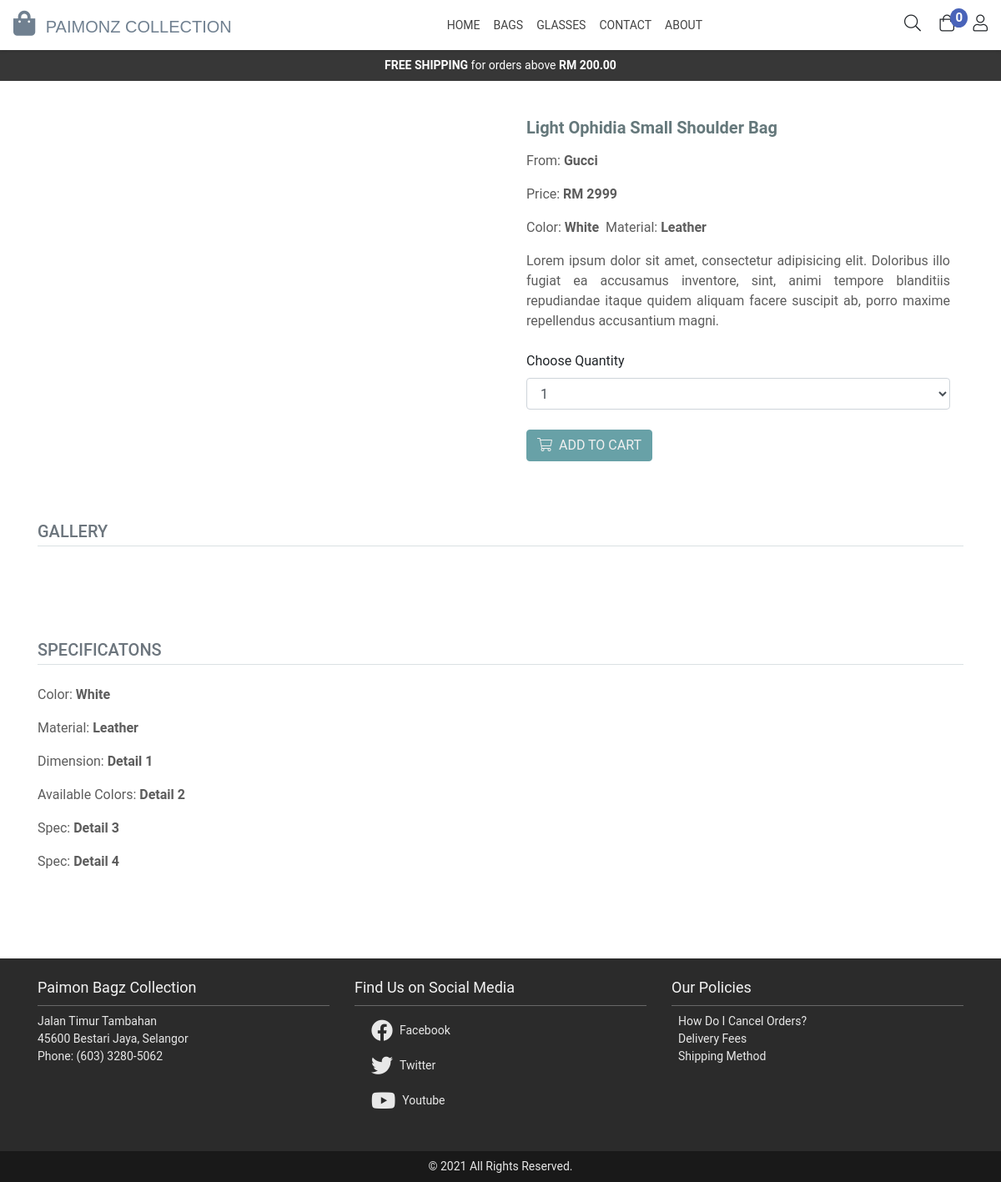
The page /products-single.php?pid=2 on the database its author committed.
### tables this page shows
CREATE TABLE `products` (
  `id` bigint(100) NOT NULL,
  `product_specific_id` varchar(255) NOT NULL,
  `name` varchar(255) NOT NULL,
  `short_desc` text NOT NULL,
  `long_desc` varchar(255) NOT NULL,
  `price` float NOT NULL,
  `quantity` int(11) NOT NULL,
  `spec1` varchar(255) NOT NULL,
  `spec2` varchar(255) NOT NULL,
  `spec3` varchar(255) NOT NULL,
  `spec4` varchar(255) NOT NULL,
  `spec5` varchar(255) NOT NULL,
  `spec6` varchar(255) NOT NULL,
  `thumbnail` varchar(255) NOT NULL,
  `img1` varchar(255) NOT NULL,
  `img2` varchar(255) NOT NULL,
  `img3` varchar(255) NOT NULL,
  `category_id` int(11) NOT NULL,
  `subcategory_id` int(11) NOT NULL,
  `brand_id` int(11) NOT NULL,
  `created_at` datetime NOT NULL,
  `updated_at` datetime NOT NULL
);

CREATE TABLE `brands` (
  `id` int(11) NOT NULL,
  `brand_name` varchar(255) NOT NULL,
  `brand_desc` varchar(255) NOT NULL,
  `logo` varchar(255) NOT NULL,
  `created_at` datetime NOT NULL,
  `updated_at` datetime NOT NULL
);

### products-single.php (the view, shortened to what this page needs)
<?php include_once('mc-header.php') ?>
<?php
include('admin/config/config.php');
if (isset($_GET['pid'])) {
	$id = $_GET['pid'];
	$result = mysqli_query($conn,
		"SELECT p.*, b.brand_name, sc.sub_name FROM products p LEFT JOIN brands b ON p.brand_id = b.id
		 LEFT JOIN sub_categories sc ON p.subcategory_id = sc.id WHERE p.id = $id");
	$row = mysqli_fetch_assoc($result);
}
?>
	<section class="products-single pb-5 px-0">
		<div class="container">
			<div class="row my-4">
				<div class="col-12 col-lg-6 col-md-6 mb-3">
					<div class="products-single-img mx-auto text-center">
					</div>
				</div>
				<div class="col-12 col-lg-6 col-md-6 mb-4">
					<div class=" products-single-info px-3 text-left">
						<h2 class="mb-3 mt-4 mt-md-0"><?= $row['name'] ?></h2>
						<p>From: <b><?= $row['brand_name'] ?></b></p>
						<p class="products-single-price">Price: <strong>RM <?= $row['price'] ?></strong></p>
						<p>
							<span>Color: <strong><?= $row['spec1'] ?></strong></span>&nbsp;
							<span> Material: <strong><?= $row['spec2'] ?></strong></span>
						</p>
						<p class="text-justify mb-4"><?= $row['long_desc'] ?></p>
						<form action="admin/server.php?action=add&id=<?= $row['id'] ?>" method="post">
							<p class="mb-2">Choose Quantity</p>
							<select name="quantity" class="form-control">
							<?php for ($i=1; $i <= $row['quantity']; $i++): ?>
								<option value="<?= $i ?>"><?= $i ?></option>
							<?php endfor; ?>
							</select>
							<button type="submit" class="btn btn-primary products-cart-btn mt-4" name="add_to_cart">
								<i class="fal fa-shopping-cart"></i>&nbsp;
								ADD TO CART
							</button>
						</form>
					</div>
				</div>
				<div class="col-12 mt-3 mt-lg-5">
					<h1 class="products-single-heading">Gallery</h1>
				</div>
				<div class="col-12 col-lg-6 col-md-6 my-3">
					<div class="products-single-gallery">
					</div>
				</div>
				<div class="col-12 col-lg-6 col-md-6 my-3">
					<div class="products-single-gallery">
					</div>
				</div>
				<div class="col-12 mt-3 mt-lg-5">
					<h1 class="products-single-heading">Specificatons</h1>
				</div>
				<div class="col-12 my-3">
					<div class="products-single-spec">
						<p>Color: <strong><?= $row['spec1'] ?></strong></p>
						<p>Material: <strong><?= $row['spec2'] ?></strong></p>
						<p>Dimension: <strong><?= $row['spec3'] ?></strong></p>
						<p>Available Colors: <strong><?= $row['spec4'] ?></strong></p>
						<p>Spec: <strong><?= $row['spec5'] ?></strong></p>
						<p>Spec: <strong><?= $row['spec6'] ?></strong></p>
					</div>
				</div>
			</div>
		</div>
	</section>
<?php include_once('mc-footer.php') ?>

### mc-header.php (shortened to what this page needs)
<?php
$count = 0;
?>
<!DOCTYPE html>
<html lang="en">
<head>
    <link rel="stylesheet" type="text/css" href="bootstrap/css/bootstrap.min.css">
    <link rel="stylesheet" href="css/all.min.css">
    <link rel="stylesheet" href="css/main.css">
</head>
<body>
	<header>
		<div class="custom-nav-container d-flex align-items-center justify-content-between px-3 py-2 shadow-sm">
			<a href="index.php" class="navbar-brand text-clipped">
				<i class="fa fa-shopping-bag" d-flex>
					<span class="my-auto">PAIMONZ COLLECTION</span>
				</i>
			</a>
			<div class="main-nav-outer d-flex">
				<nav class="navbar navbar-expand-lg navbar-light text-center m-auto p-0 main-nav">
					<ul class="navbar-nav">
						<li class="nav-item">
							<a class="nav-link" href="index.php">Home</a>
						</li>
						<li class="nav-item">
							<a class="nav-link" href="products.php?cid=1">Bags</a>
						</li>
						<li class="nav-item">
							<a class="nav-link" href="products.php?cid=2">Glasses</a>
						</li>
						<li class="nav-item">
							<a class="nav-link" href="contact.php">Contact</a>
						</li>
						<li class="nav-item">
							<a class="nav-link" href="about.php">About</a>
						</li>
					</ul>
				</nav>
			</div>
			<div class="nav-icons-container d-flex justify-content-between">
				<div class="nav-icons">
					<a href="#">
						<i class="fal fa-search text-clipped"></i>
					</a>
				</div>
				<div class="nav-icons">
					<a href="cart.php">
						<i class="fal fa-shopping-bag text-clipped bag-item-count">
							<span class="badge"><?= $count ?></span>
						</i>
					</a>
				</div>
				<div class="nav-icons">
					<div class="dropdown">
						<a href="#" class="dropdown-toggle" data-toggle="dropdown">
							<i class="fal fa-user text-clipped"></i>
						</a>
					</div>
				</div>
			</div>
		</div>
		<div class="promotions text-center py-2 mb-0">
			<span>
				<span>FREE SHIPPING</span> for orders above <span>RM 200.00</span>
			</span>
		</div>
	</header>

### mc-footer.php (shortened to what this page needs)
	<footer class="py-4">
		<div class="container">
			<div class="row">
				<div class="col-12 col-sm-12 col-md-4 col-lg-4 mb-4">
					<address>
						<h3>Paimon Bagz Collection</h3>
						<p>
							Jalan Timur Tambahan <br>
							45600 Bestari Jaya, Selangor <br>
							Phone: (603) 3280-5062
						</p>
					</address>
				</div>
				<div class="col-12 col-sm-12 col-md-4 col-lg-4 mb-4">
					<div class="social-icons">
						<h3>Find Us on Social Media</h3>
						<a href="#">
							<i class="fab fa-facebook d-flex">
								<span class="my-auto">Facebook<span>
							</i>
						</a>
						<a href="#">
							<i class="fab fa-twitter d-flex">
								<span class="my-auto">Twitter<span>
							</i>
						</a>
						<a href="#">
							<i class="fab fa-youtube d-flex">
								<span class="my-auto">Youtube</span>
							</i>
						</a>
					</div>
				</div>
				<div class="col-12 col-sm-12 col-md-4 col-lg-4 mb-4">
					<div class="social-icons">
						<h3>Our Policies</h3>
						<a href="#">
							<span class="my-auto d-flex">How Do I Cancel Orders?<span>
						</a>
						<a href="#">
							<span class="my-auto d-flex">Delivery Fees<span>
						</a>
						<a href="#">
							<span class="my-auto d-flex">Shipping Method</span>
						</a>
					</div>
				</div>
			</div>
		</div>
	</footer>
	<div class="footer-bottom text-center py-2">
		&copy; 2021 All Rights Reserved.
	</div>
</body>
</html>

### css/main.css (style rules this page uses)
* { font-family: roboto, sans-serif; }
a { text-decoration: none !important; color: inherit; }
ul { list-style: none; margin: 0; padding: 0; }
section { padding: 20px 20px; }
.custom-nav-container { position: relative; z-index: 1; }
.custom-nav-container i { font-size: 20px; cursor: pointer; }
.main-nav-outer { width: 250px; height: 100vh; background: white; position: fixed; top: 0; right: -250px; border-left: 5px solid #eee; z-index: 1500px; transition: 650ms all; }
.main-nav .nav-link { font-size: 14px; text-transform: uppercase; color: #434343 !important; transition: color .5s ease; }
.nav-icons-container { width: 100%; max-width: 145px; color: inherit; }
.navbar-brand i { font-size: 30px; color:slategray; }
.navbar-brand i span { font-size: 20px; margin-left: 5px; color:slategray; font-family: raleway, sans-serif; font-weight: normal; }
.nav-icons > a { position: relative; }
.nav-icons > a > i > span { position: absolute; top: -10px; right: -16px; background: #4963B9; color: white; border-radius: 100%; }
.dropdown-toggle::after { display: none; }
.promotions { background: #373737; color: white; font-size: 14px; }
.promotions > span > span { text-transform: uppercase; font-weight: bold; }
footer { background: #2B2B2B; color: #E8E8E8; }
footer h3 { font-weight: normal; color: #F3F3F3; font-size: 18px; border-bottom: 1px solid #686868; padding-bottom: 10px; }
address > p { font-size: 14px; }
.social-icons a { color: #E8E8E8; }
.social-icons a i { font-size: 26px; margin-top: 16px; margin-left: 20px; }
.social-icons span { font-size: 14px; color: #E8E8E8; margin-left: 8px; }
.footer-bottom { background: #191919; color: #E8E8E8; width: 100%; font-size: 14px; }
.products-cart-btn { background: #68A1A7; border: 1.5px solid #68A1A7; color: #F0F0F0; transition: background 200ms; }
.products-single-info > h2 { font-size: 20px; font-weight: bold; color: #65787B; }
.products-single-info > p { color: #5C5C5C; }
.products-single-spec > p { color: #5C5C5C; }
.products-single-info p:last-of-type { margin-bottom: 50px; }
.products-single-heading { text-transform: uppercase; color: #6c757d; font-size: 20px; border-bottom: 1px solid #DAE1E3; padding-bottom: 5px; }
@media (min-width: 992px) { .main-nav-outer { width: initial; height: initial; background: initial; position: initial; border: none; } }
@media (min-width: 992px) { .nav-icons-container { width: 100%; max-width: 100px; } }

### rows shown on the page
products: name "Light Ophidia Small Shoulder Bag", brand.brand_name "Gucci", price "2999", spec1 "White", spec2 "Leather", long_desc "Lorem ipsum dolor sit amet, consectetur adipisicing elit. Doloribus illo fugiat ea accusamus inventore, sint, animi tempore blanditiis repudiandae itaque quidem aliquam facere suscipit ab, porro maxime repellendus accusantium magni.", spec3 "Detail 1", spec4 "Detail 2", spec5 "Detail 3", spec6 "Detail 4"

### other values the page prints
$count "0"
form field quantity "1"
